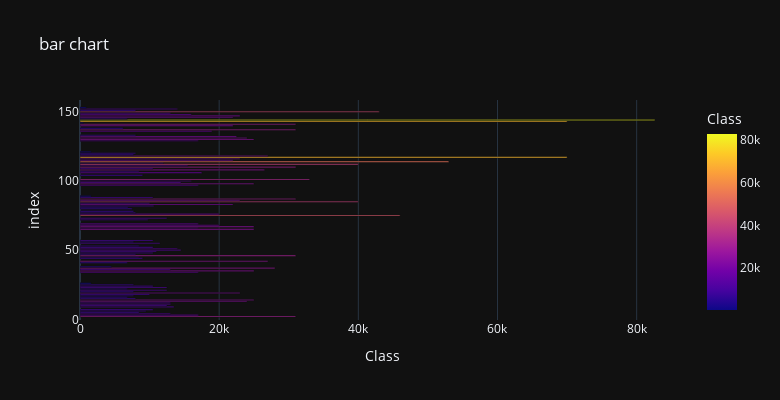

The cell this chart's notebook holds for it:
### Code cell
import plotly.express as px
import matplotlib.pyplot as plt
import seaborn as sns

fig=px.bar(df,x='new_price',title='bar chart',labels={'new_price':'Class','count':'Counts'},color='new_price',height=400,width=780,template='plotly_dark')
fig.show()

### Figure 1 — Plotly figure (JSON) as saved in the notebook; plotly's stock layout.template omitted (floating-point values rounded to 4 significant figures; data arrays with more than 128 entries replaced by an {"elided": "..."} marker saying what was removed)
{"data": [{"alignmentgroup": "True", "hovertemplate": "Class=%{marker.color}<br>index=%{y}<extra></extra>", "legendgroup": "", "marker": {"color": {"elided": "159 int values"}, "coloraxis": "coloraxis", "pattern": {"shape": ""}}, "name": "", "offsetgroup": "", "orientation": "h", "showlegend": false, "textposition": "auto", "type": "bar", "x": {"elided": "159 int values"}, "xaxis": "x", "y": {"elided": "159 int values"}, "yaxis": "y"}], "layout": {"barmode": "relative", "coloraxis": {"colorbar": {"title": {"text": "Class"}}, "colorscale": [[0, "#0d0887"], [0.1111, "#46039f"], [0.2222, "#7201a8"], [0.3333, "#9c179e"], [0.4444, "#bd3786"], [0.5556, "#d8576b"], [0.6667, "#ed7953"], [0.7778, "#fb9f3a"], [0.8889, "#fdca26"], [1, "#f0f921"]]}, "height": 400, "legend": {"tracegroupgap": 0}, "title": {"text": "bar chart"}, "width": 780, "xaxis": {"anchor": "y", "domain": [0, 1], "title": {"text": "Class"}}, "yaxis": {"anchor": "x", "domain": [0, 1], "title": {"text": "index"}}}}
